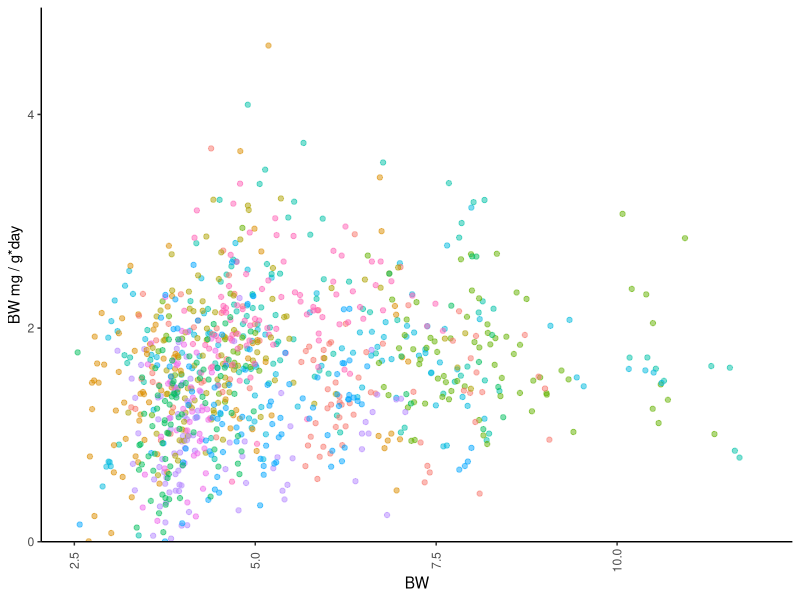
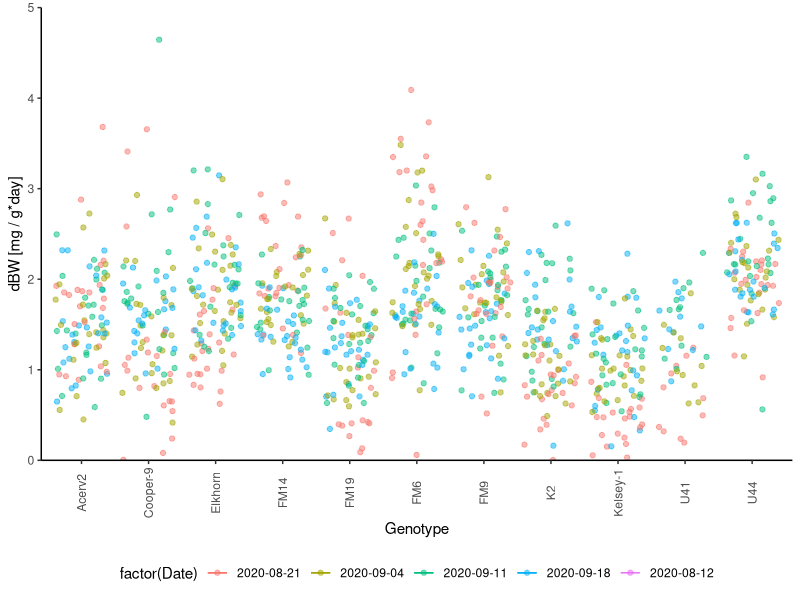
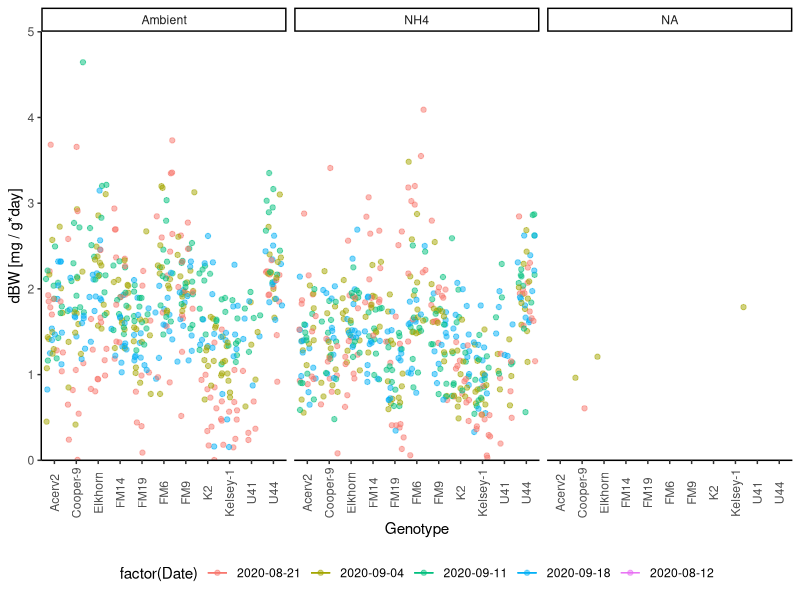
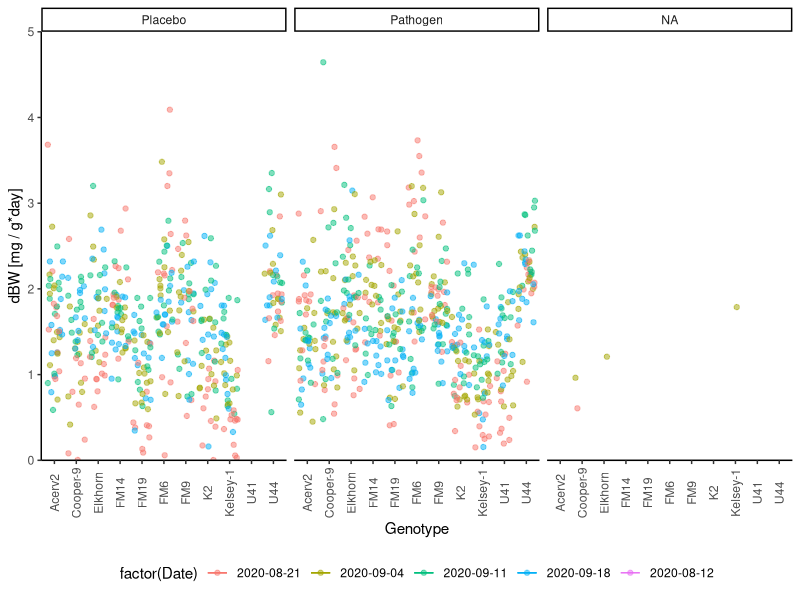
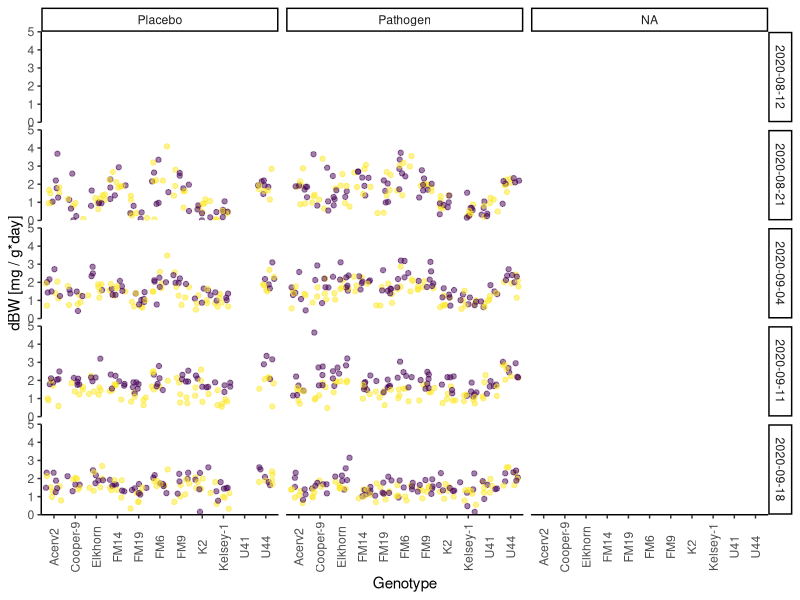
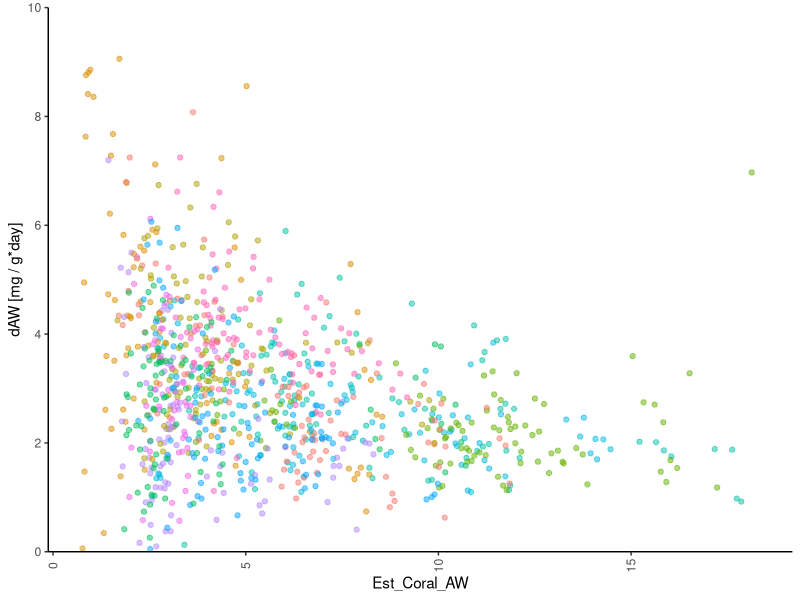
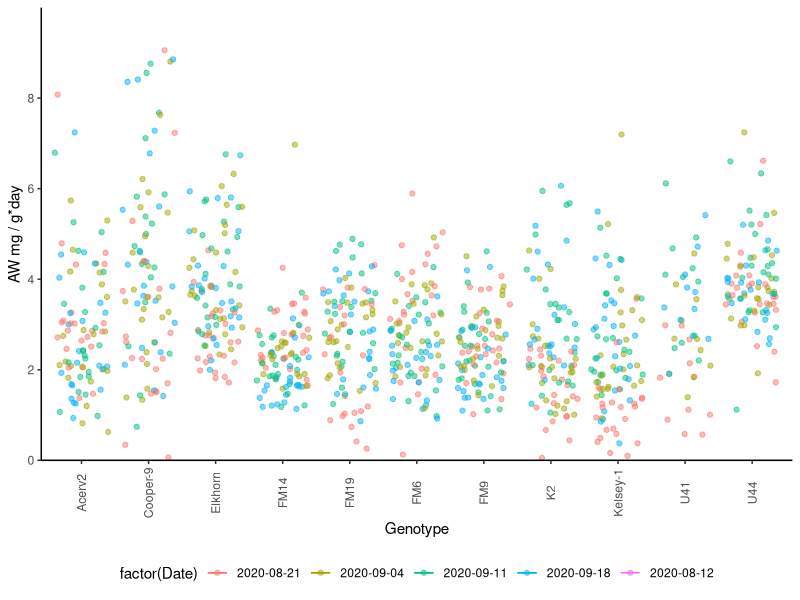
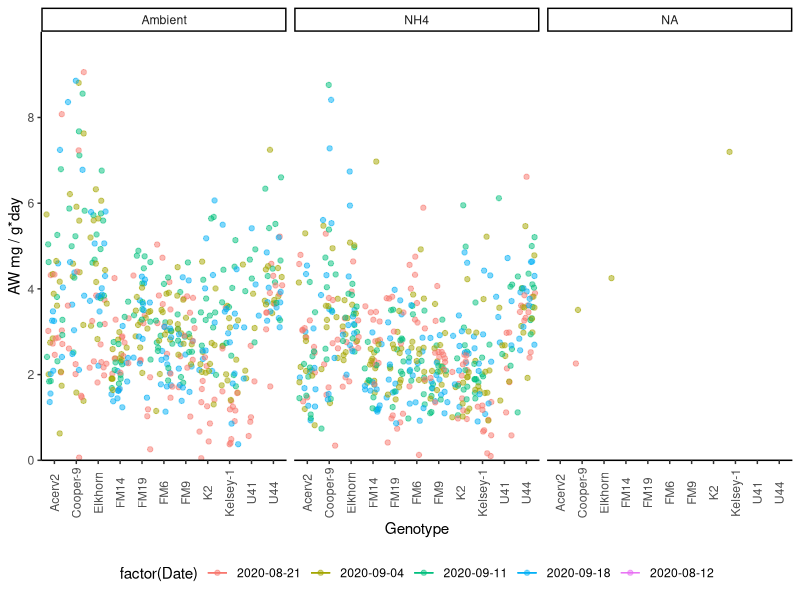

R code for these plots, in order:
## ---- chunk 1
knitr::opts_chunk$set(echo = TRUE, warning=FALSE, message=FALSE) 
                      #fig.width=4, fig.height=3 )
## ---- chunk 2

# Libraries
  library(reshape2)
  library(tidyverse)

# Graphs

theme_set (theme_classic() + theme(panel.grid.major = element_blank(),
                              panel.grid.minor = element_blank(), 
                              axis.line = element_line(colour = "black"),
                              legend.position="none",
                              axis.text.x = element_text(angle = 90, vjust = 0.5),
                              plot.title = element_text(size=12, face="bold"),
                              #panel.border = element_rect(colour = "black", fill=NA, size=1)
                              panel.border = element_blank()
                              ))

    
# Data    
  # Fragment list
  #CurrentFragments<-read.csv("8.Metadata/Frag_assignments.csv", header = T)

  # Collection information
  #Location<-read.csv("8.Metadata/Genotypes.csv", header = T)
## ---- chunk 3

# Treatment Info
  Treatment<-read.csv("Data/Treatments.csv")
  #duplicated(Treatment$Tag)
  Treatment<-Treatment[!duplicated(Treatment$Tag), ]
  #duplicated(Treatment$Tag)
  summary(Treatment)

# Tags weight
  Tags<-read.csv("Data/Tags_W.csv")
  #duplicated(Tags$Tag)
  Tags<-Tags[!duplicated(Tags$Tag), ]
  #duplicated(Tags$Tag)
  summary(Tags)
  
  Tags$SW_den<-(999.842594+0.06793952*(Tags$Temperature)-0.00909529*(Tags$Temp)^2+0.0001001685*
    (Tags$Temperature)^3-0.000001120083*(Tags$Temperature)^4+0.000000006536332*(Tags$Temp)^5+(0.824493-0.0040899*
    (Tags$Temperature)+0.000076438*(Tags$Temperature)^2-0.00000082467*(Tags$Temperature)^3+0.0000000053875*
    (Tags$Temperature)^4)*(Tags$Salinity)+(-0.00572466+0.00010227*(Tags$Temperature)-0.0000016546*
    (Tags$Temperature)^2)* (Tags$Salinity)^1.5+0.00048314*(Tags$Salinity)^2)*0.001
  
   #Tags$Estimated_Density<-(-Tags$SW_den/((Tags$T_BW/Tags$T_AW)-1))
   
  Tags %>%
      group_by(T_Type) %>%
      summarise_at(vars(T_AW, T_BW), funs(mean(., na.rm=TRUE)))

## ---- chunk 4

# 1. BW data
  BW_Tall<-read.csv("Data/BW_ Long_data.csv")
  
  #BW_Tall$Estimated.W.density[BW_Tall$Estimated.W.density == "#VALUE!" ] <-NA
  #BW_Tall$Estimated.W.density<-as.numeric(as.character(BW_Tall$Estimated.W.density))
  
  #BW_Tall$Estimated_AW [BW_Tall$Estimated_AW == "#VALUE!" ] <-NA
  #BW_Tall$Estimated_AW<-as.numeric(as.character(BW_Tall$Estimated_AW))
  
# 2. Data clean-up an types: 
  
  # Variable types 
    #BW_Tall$Time <- as.factor(BW_Tall$Time)
    #BW_Tall$Time<-as.numeric(BW_Tall$Time)
    BW_Tall$Date<-as.Date(BW_Tall$Date, "%Y-%m-%d")
    BW_Tall$Day<-(as.numeric(BW_Tall$Date)-18486)
  
  # Remove-unused data    
    #Extras <- BW_Tall[which (BW_Tall$Nutrients=="Extra"), ]
    #BW_Tall <- droplevels(BW_Tall[!rownames(BW_Tall) %in%
    #                                   rownames(Extras), ])

# 3. Merge with treatments
    BW_Tall<-plyr::join(BW_Tall, Treatment, by = "Tag", 
                type = "left", match = "all")

    BW_Tall<-plyr::join(BW_Tall, Tags, by = "Tag", 
                type = "left", match = "all")
    
    BW_Tall$Nutrients<-factor(BW_Tall$Nutrients, 
                             levels= c("Ambient", "NH4"), ordered=TRUE)
    BW_Tall$Disease<-factor(BW_Tall$Disease, 
                             levels= c("Placebo", "Pathogen"), ordered=TRUE)

# 4. Replicates
    BW_Tall$Tank<-factor(BW_Tall$Tank, ordered=FALSE)
    BW_Tall$Genotype<-factor(BW_Tall$Genotype, ordered=FALSE)

    summary(BW_Tall)

## ---- chunk 5
    
BW.data<-BW_Tall[order(BW_Tall$Tag), ]

# 3. Calculate days bw BW data points
BW.data<-BW.data %>%
  group_by(Tag) %>%
  dplyr::mutate(Days = Day - lag(Day, default = Day[1]))

# 4. Calculate change in BW bw data points
BW.data<-BW.data %>%
  group_by(Tag) %>%
  dplyr::mutate(dBW = BW - lag(BW, default = BW[1]))

BW.data<-BW.data %>%
  group_by(Tag) %>%
  dplyr::mutate(dBW_r = dBW/(Days*lag(BW, default = BW[1])))

BW.data$dBW_r<-BW.data$dBW_r*1000

summary(BW.data)
## ---- chunk 6
SizeBiasCheck<- ggplot(BW.data, aes (BW, dBW_r, colour=factor(Genotype))) +
  #geom_smooth(method = "lm")+
  geom_jitter(alpha=0.5) + 
  scale_y_continuous(limits = c(0, 5),
                         breaks = seq(0, 6,2),  
                         expand = c(0, 0),
                         name=("BW mg / g*day"))
SizeBiasCheck
## ---- chunk 7
 
BW_Genet<- ggplot(BW.data, aes (Genotype, dBW_r, colour=factor(Date))) +
  stat_summary(fun.data = "mean_cl_boot",geom = "errorbar", width = 0.2 )+
  stat_summary(fun.y=mean, geom="line") + 
  geom_jitter(alpha=0.5) +
  scale_y_continuous(limits = c(0, 5),
                         breaks = seq(0, 5,1),  
                         expand = c(0, 0),
                         name=("dBW [mg / g*day]"))+
  theme(legend.position = "bottom")
  
BW_Genet
BW_Genet+ facet_wrap(~Nutrients)
BW_Genet+ facet_wrap(~Disease)
#BW_Genet+ facet_wrap(Nutrients~Disease)
## ---- chunk 8
BW_Bias<- ggplot(BW.data, aes (Genotype, dBW_r, colour=factor(Nutrients))) +
  stat_summary(fun.data = "mean_cl_boot",geom = "errorbar", width = 0.2 )+
  stat_summary(fun.y=mean, geom="line") + 
  geom_jitter(alpha=0.5) +
  scale_y_continuous(limits = c(0, 5),
                         breaks = seq(0, 5,1),  
                         expand = c(0, 0),
                         name=("dBW [mg / g*day]"))
BW_Bias + facet_grid(Date~Disease)

## ---- chunk 9

# 1. Coral BW
  BW.data$Coral_BW<-(BW.data$BW)-(BW.data$T_BW)

# 2. Water density

  BW.data$SW_den<-(999.842594+0.06793952*(BW.data$Temp)-0.00909529*(BW.data$Temp)^2+0.0001001685*
    (BW.data$Temp)^3-0.000001120083*(BW.data$Temp)^4+0.000000006536332*(BW.data$Temp)^5+(0.824493-0.0040899*
    (BW.data$Temp)+0.000076438*(BW.data$Temp)^2-0.00000082467*(BW.data$Temp)^3+0.0000000053875*(BW.data$Temp)^4)*
    (BW.data$Salinity)+(-0.00572466+0.00010227*(BW.data$Temp)-0.0000016546*(BW.data$Temp)^2)*
    (BW.data$Salinity)^1.5+0.00048314*(BW.data$Salinity)^2)*0.001
    
# 3. Coral air weight
  BW.data$Est_Coral_AW<-(BW.data$Coral_BW)*(1/(1-(BW.data$SW_den)/2.4))
  
# 4. Calculate change in AW bw data points
  BW.data<-BW.data %>%
    dplyr::group_by(Tag) %>%
    dplyr::mutate(dAW = Est_Coral_AW - lag(Est_Coral_AW, default = Est_Coral_AW[1]))

BW.data<-BW.data %>%
  group_by(Tag) %>%
  dplyr::mutate(dAW_r = dAW/(Days*lag(Est_Coral_AW, default = Est_Coral_AW[1])))


BW.data$dAW_r<-BW.data$dAW_r*1000

summary(BW.data)

BW.CRF<-BW.data[which(BW.data$Genotype=='K2'|
                      BW.data$Genotype=='U41'|
                      BW.data$Genotype=='U44'), ]

BW.UM<-BW.data[which(BW.data$Genotype=='Acerv2'|
                      BW.data$Genotype=='Cooper-9'|
                      BW.data$Genotype=='Elkhorn'|
                      BW.data$Genotype=='Kelsey-1'), ]

BW.FWC<-BW.data[which(BW.data$Genotype=='FM14'|
                      BW.data$Genotype=='FM6'|
                      BW.data$Genotype=='FM9'), ]

## ---- chunk 10
SizeBiasCheck<- ggplot(BW.data, aes (Est_Coral_AW, dAW_r, colour=factor(Genotype))) +
  #stat_summary(fun.data = "mean_cl_boot",geom = "errorbar", width = 0.2 )+
  #stat_summary(fun.y=mean, geom="line") + 
  geom_jitter(alpha=0.5) + 
  scale_y_continuous(limits = c(0, 10),
                         breaks = seq(0, 10,2),  
                         expand = c(0, 0),
                         name=("dAW [mg / g*day]"))
SizeBiasCheck
## ---- chunk 11
 
AW_Genet<- ggplot(BW.data, aes (Genotype, dAW_r, colour=factor(Date))) +
  stat_summary(fun.data = "mean_cl_boot",geom = "errorbar", width = 0.2 )+
  stat_summary(fun.y=mean, geom="line") + 
  theme(legend.position = "none")+
  geom_jitter(alpha=0.5) + theme(legend.position = "bottom")+
  scale_y_continuous(limits = c(0, 10),
                         breaks = seq(0, 8,2),  
                         expand = c(0, 0),
                         name=("AW mg / g*day"))
  
AW_Genet
AW_Genet+ facet_wrap(~Nutrients)
AW_Genet+ facet_wrap(~Disease)

AW_Genet2<- ggplot(BW.data, aes (Date, dAW_r, colour=Genotype)) +
  stat_summary(fun.data = "mean_cl_boot",geom = "errorbar", width = 0.2 )+
  stat_summary(fun.y=mean, geom="line") + 
  theme(legend.position = "none")+
  geom_jitter(shape=21, alpha=0.3)+
  scale_y_continuous(limits = c(0, 10),
                         breaks = seq(0, 10,2),  
                         expand = c(0, 0),
                         name=("AW mg / g*day"))+
  theme(legend.position = "bottom")
 
AW_Genet2
AW_Genet2 + facet_grid(Nutrients~Disease)

## ---- chunk 12
BW_Frag<- ggplot(BW.data, aes (Date, dAW_r, group=(Tag),
                                    colour=factor(Genotype))) + 
      geom_line()+
      geom_hline(yintercept = 0, linetype=3)+
      
      #scale_x_continuous(name="Days", 
       #                  breaks = seq(0, 30, by=15)) +
      scale_y_continuous(name="Growth (mg / g d)", 
                         limits = c(-2, 10),
                         breaks = seq(-1, 10, by=1)) +
    
    theme(legend.position="bottom",
        legend.title = element_blank(), 
        strip.background =element_rect(fill=NA)) 
BW_Frag+facet_wrap(~Genotype)
## ---- chunk 13
AW_Tank<- ggplot(BW.data, aes (Tank, dAW_r)) +
  stat_summary(fun.data = "mean_cl_boot",geom = "errorbar", width = 0.2 )+
  stat_summary(fun.y=mean, geom="line") + 
  scale_y_continuous(limits = c(0, 10),
                         breaks = seq(0, 10,2),  
                         expand = c(0, 0),
                         name=("Growth rate (mg / g day)"))+
  geom_jitter(aes(colour=Genotype), shape=21, alpha=0.3)+
  facet_wrap(~Date) +
  theme(legend.position = "bottom")
AW_Tank

#AW_Tank+ facet_wrap(Date~Nutrients)
#AW_Tank+ facet_wrap(Date~Disease)

## ---- chunk 14
AW_Disease<- ggplot(BW.data, aes (Date, dAW_r, colour=Nutrients)) +
  stat_summary(fun.data = "mean_cl_boot",geom = "errorbar", width = 0.2 )+
  stat_summary(fun.y=mean, geom="line") + 
  scale_y_continuous(limits = c(-3, 10),
                         breaks = seq(-3, 10,2),  
                         expand = c(0, 0),
                         name=("Growth rate (mg/g day)"))+
  geom_jitter(alpha=0.3)+
  theme(legend.position = "bottom")
AW_Disease

AW_Disease + facet_wrap(~Genotype)
AW_Disease + facet_wrap(Date~Disease)

## ---- chunk 15
AW_Bias<- ggplot(BW.data, aes (Date, dAW_r, colour=factor(Genotype), shape=(Nutrients))) +
  stat_summary(fun.data = "mean_cl_boot",geom = "errorbar", width = 0.2 )+
  stat_summary(fun.y=mean, geom="line") + 
  geom_jitter(alpha=0.5) +
  scale_y_continuous(limits = c(0, 5),
                         breaks = seq(0, 5,1),  
                         expand = c(0, 0),
                         name=("dBW [mg / g*day]"))
AW_Bias + facet_grid(~Disease)+
  theme(legend.position = "bottom")


#Summary<-BW.data %>% group_by(Genotype, Nutrients, Disease) %>% count(Date)
#BW_Tall2<-BW.data %>% group_by(Disease, Genotype, Nutrients) %>% add_count(Date)
#write.csv(Summary, "numbers.csv")

## ---- chunk 16
# Creates bibliography 
#knitr::write_bib(c(.packages()), "packages.bib")
